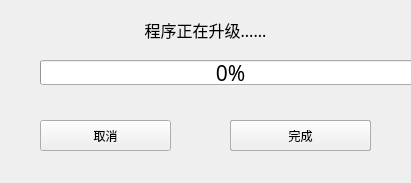
<?xml version="1.0" encoding="UTF-8"?>
<ui version="4.0">
 <class>UpgradeProgramClass</class>
 <widget class="QDialog" name="UpgradeProgramClass">
  <property name="geometry">
   <rect>
    <x>0</x>
    <y>0</y>
    <width>411</width>
    <height>183</height>
   </rect>
  </property>
  <property name="windowTitle">
   <string>UpgradeProgram</string>
  </property>
  <widget class="QLabel" name="label">
   <property name="geometry">
    <rect>
     <x>20</x>
     <y>20</y>
     <width>371</width>
     <height>20</height>
    </rect>
   </property>
   <property name="font">
    <font>
     <family>黑体</family>
     <pointsize>12</pointsize>
    </font>
   </property>
   <property name="text">
    <string>程序正在升级......</string>
   </property>
   <property name="alignment">
    <set>Qt::AlignCenter</set>
   </property>
  </widget>
  <widget class="QProgressBar" name="progressBar">
   <property name="geometry">
    <rect>
     <x>40</x>
     <y>60</y>
     <width>381</width>
     <height>25</height>
    </rect>
   </property>
   <property name="font">
    <font>
     <family>黑体</family>
     <pointsize>16</pointsize>
    </font>
   </property>
   <property name="value">
    <number>0</number>
   </property>
   <property name="textVisible">
    <bool>true</bool>
   </property>
  </widget>
  <widget class="QPushButton" name="btConfirm">
   <property name="geometry">
    <rect>
     <x>230</x>
     <y>120</y>
     <width>141</width>
     <height>31</height>
    </rect>
   </property>
   <property name="text">
    <string>确定</string>
   </property>
  </widget>
  <widget class="QPushButton" name="btCancel">
   <property name="geometry">
    <rect>
     <x>40</x>
     <y>120</y>
     <width>131</width>
     <height>31</height>
    </rect>
   </property>
   <property name="text">
    <string>取消</string>
   </property>
  </widget>
  <widget class="QPushButton" name="btComplete">
   <property name="geometry">
    <rect>
     <x>230</x>
     <y>120</y>
     <width>141</width>
     <height>31</height>
    </rect>
   </property>
   <property name="text">
    <string>完成</string>
   </property>
  </widget>
 </widget>
 <layoutdefault spacing="6" margin="11"/>
 <resources>
  <include location="UpgradeProgram.qrc"/>
 </resources>
 <connections/>
</ui>
